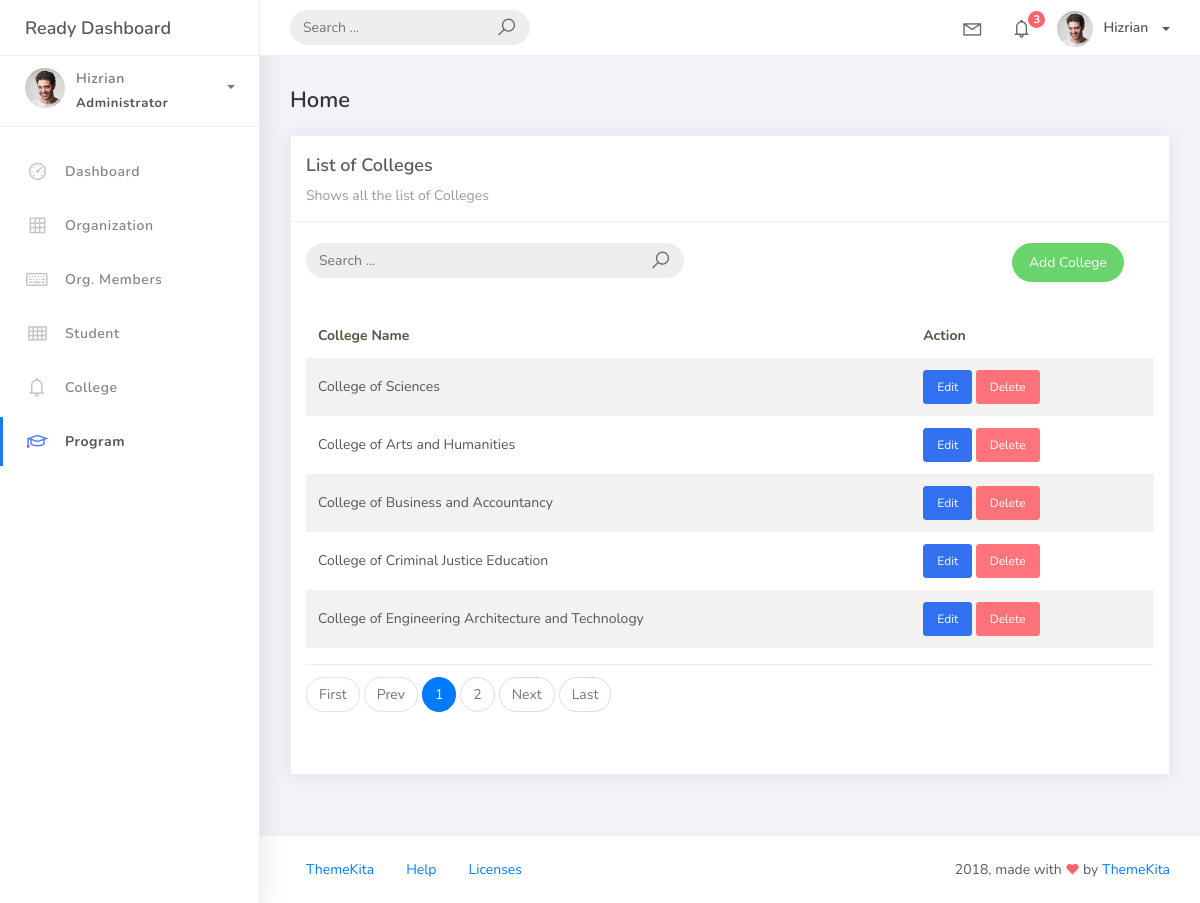
The page /colleges/ on the database as committed earlier.
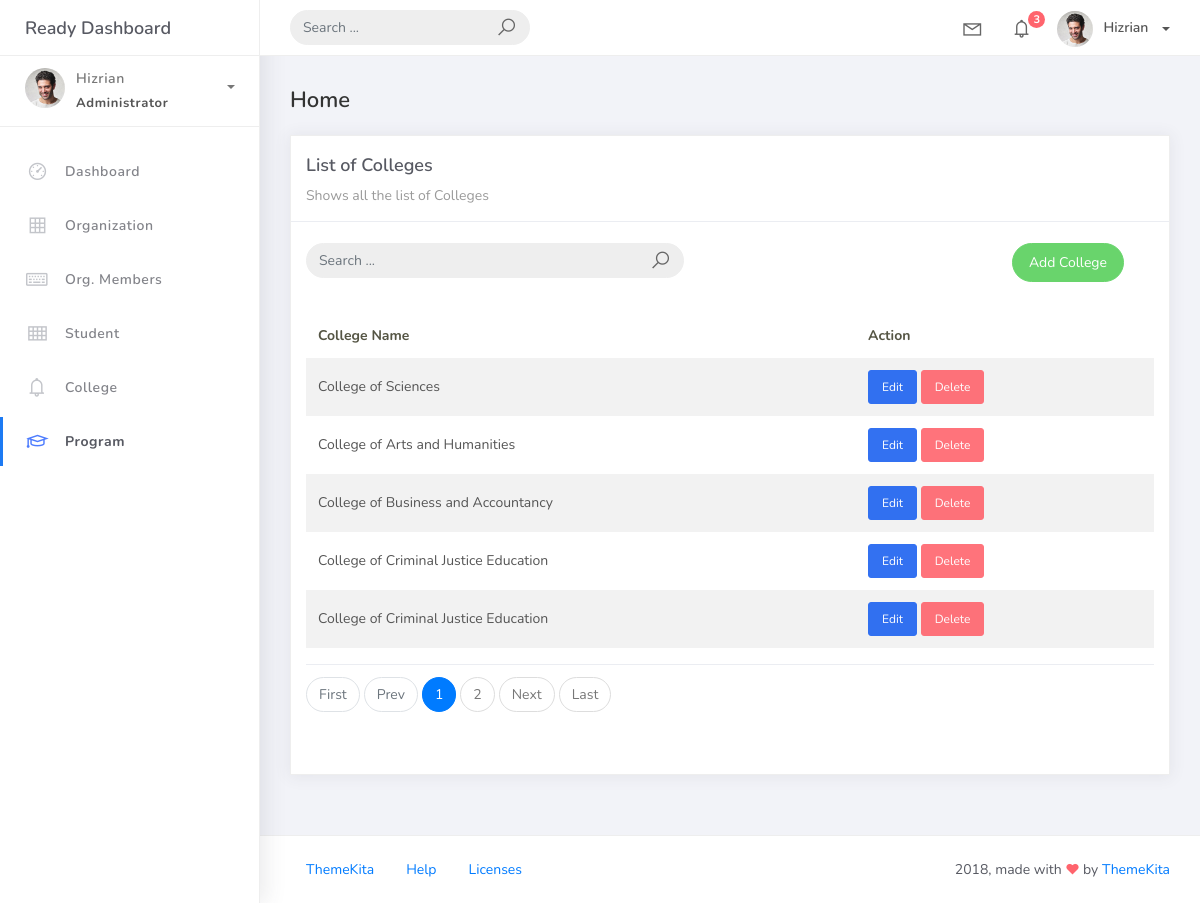
The same page on the database as committed later.
### studentorg/models.py (models this page shows, shortened)
class BaseModel(models.Model):
    created_at = models.DateTimeField(auto_now_add=True, db_index=True)
    updated_at = models.DateTimeField(auto_now=True)
    class Meta:
        abstract = True

class College(BaseModel):
    college_name = models.CharField(max_length=150, unique=True)

### studentorg/views.py (the view)
# urls.py: path('colleges/', CollegeList.as_view(), name='college-list'),
class CollegeList(ListView):
    model = College
    template_name = 'college/list.html'
    paginate_by = 5
    def get_queryset(self):
        qs = College.objects.all()
        if self.request.GET.get("q"):
            query = self.request.GET.get('q')
            qs = qs.filter(college_name__icontains=query)
        return qs

### templates/college/list.html (shortened to what this page needs)
{% extends 'base.html' %} {% load static %} {% block content %}
<div class="content">
    <div class="container-fluid">
        <h4 class="page-title">Home</h4>
        <div class="row">
            <div class="col-md-12">
                <div class="card">
                    <div class="card-header">
                        <div class="card-title">List of Colleges</div>
                        <div class="card-category">Shows all the list of Colleges</div>
                    </div>
                    <br />
                        <div class="col-md-12 row">
                            <div class="col-md-6">
                                <form class="navbar-left navbar-form nav-search mr-md-3" action="{% url 'college-list' %}" method="GET">
                                    <div class="input-group">
                                        <input type="text" name="q" placeholder="Search ..." class="form-control" value="{{ request.GET.q }}" />
                                        <div class="input-group-append">
                                            <span class="input-group-text">
                                                <i class="la la-search search-icon"></i>
                                            </span>
                                        </div>
                                    </div>
                                </form>
                            </div>
                            <div class="col-md-6">
                                <div class="pull-right">
                                    <a href="{% url 'college-add' %}" class="btn btn-success btn-rounded">
                                        Add College
                                    </a>
                                </div>
                            </div>
                        </div>
                    <div class="card-body">
                        <table class="table table-striped mt-3">
                            <thead>
                                <tr>
                                    <th scope="col">College Name</th>
                                    <th scope="col">Action</th>
                                </tr>
                            </thead>
                            <tbody>
                                {% for object in object_list %}
                                <tr>
                                    <td>{{ object.college_name }}</td>
                                    <td>
                                        <a href="{% url 'college-edit' object.id %}" class="btn btn-primary btn-sm">Edit</a>
                                        <form action="{% url 'college-del' object.id %}" method="post" style="display:inline">
                                            <button type="submit" class="btn btn-danger btn-sm" onclick="return confirm('Are you sure you want to delete this college?')">
                                                Delete
                                            </button>
                                        </form>
                                    </td>
                                </tr>
                                {% empty %}
                                <tr>
                                    <td colspan="2" style="text-align: center">
                                        <p class="text-sm font-weight-bold mb-0">No Records Found</p>
                                    </td>
                                </tr>
                                {% endfor %}
                            </tbody>
                        </table>
                        {% include 'includes/pagination.html' %}
                    </div>
                </div>
            </div>
        </div>
    </div>
</div>
{% endblock %}

Rows that differ between the two databases and show on the page:
removed College: college_name "College of Engineering Architecture and Technology"
added College: college_name "College of Criminal Justice Education"
